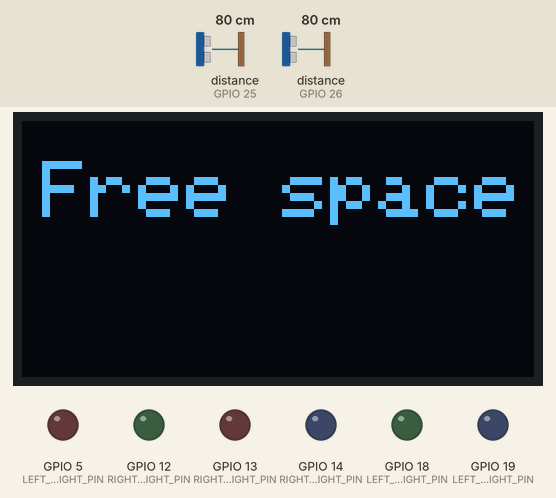
Recording of a sketch running on a simulated ESP32. Parts: 128×64 one-colour display, output pins drawn as LEDs (lit = HIGH). The test bench sets the inputs (shaded band); at power-on: distance to the obstacle (sensors on GPIO 25, GPIO 26) 80 cm. WiFi joins after 1.5 s; servers stay silent unless stated; uploads are accepted with an empty reply; what the sketch prints to the serial monitor is not drawn.

Above: at 1.6 s.
At 3.7 s:
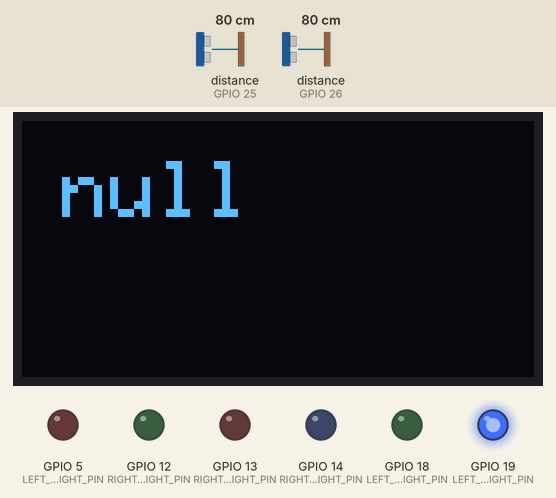
3.8 s: distance to the obstacle (sensor on GPIO 25) set to 10 cm
6.4 s: distance to the obstacle (sensor on GPIO 25) set to 7 cm
At 8.4 s:
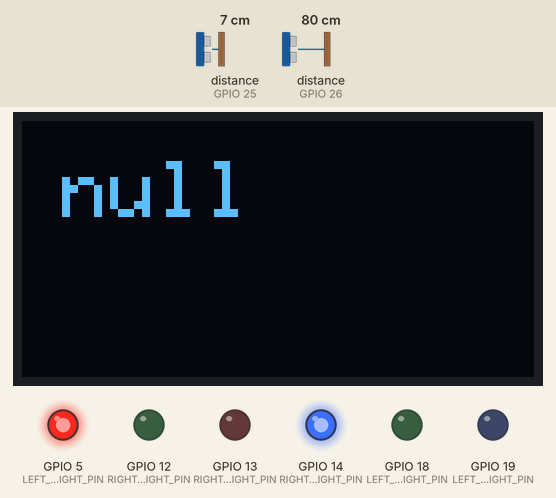
8.7 s: distance to the obstacle (sensor on GPIO 26) set to 10 cm
11.7 s: distance to the obstacle (sensor on GPIO 26) set to 7 cm
At 13.3 s:
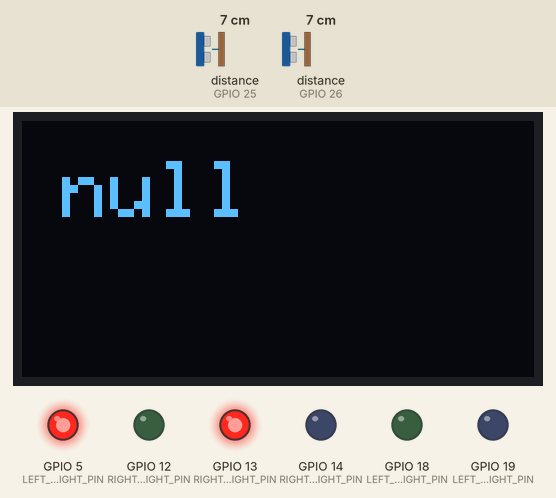
14.0 s: distance to the obstacle (sensor on GPIO 25) set to 9 cm
At 16.8 s:
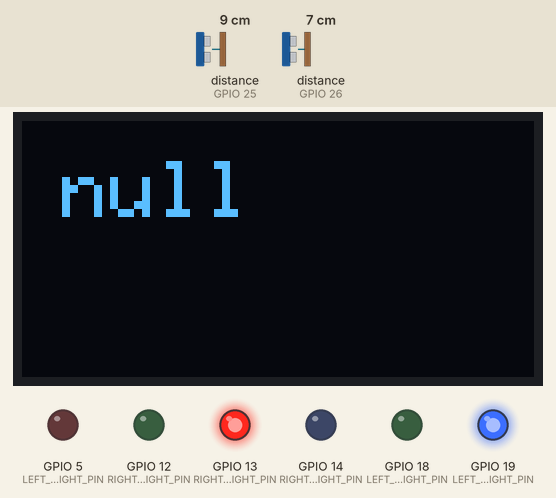
17.2 s: distance to the obstacle (sensor on GPIO 25) set to 2 cm
At 18.3 s:
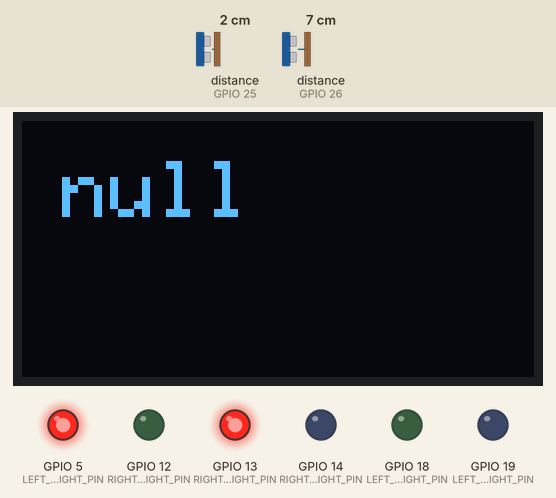
Timing chart, 0 to 20.2 s (numbered marks = the images above; inputs shaded):
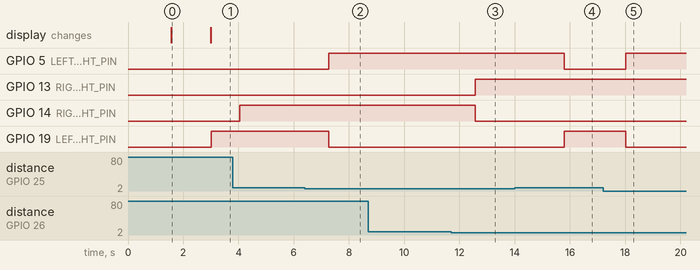

The sketch:

two_spots_esp32.ino
```cpp
#include <WiFi.h>
#include <Wire.h>
#include <Adafruit_GFX.h>
#include <Adafruit_SSD1306.h>
#include <HTTPClient.h>
#include <ArduinoJson.h>
#include <WebServer.h>
#include <Ultrasonic.h>

static String WEB_SERVER = "http://172.20.10.2:5000";

#define WIFI_SSID "iPhone de Gonçalo"
#define WIFI_PASSWORD "Naodoute"

// OLED DISPLAY ON LEFT SIDE
#define SCREEN_WIDTH 128 // OLED display width, in pixels
#define SCREEN_HEIGHT 64 // OLED display height, in pixels
//#define OLED_PIN 34
#define OLED_RESET -1

// LEFT SPOT
#define LEFT_RED_LIGHT_PIN 5
#define LEFT_GREEN_LIGHT_PIN 18
#define LEFT_BLUE_LIGHT_PIN 19
#define LEFT_ULTRASOUND 25
#define LEFT_SPOT_ID 0 // for scalability purposes

// RIGHT SPOT
#define RIGHT_RED_LIGHT_PIN 13
#define RIGHT_GREEN_LIGHT_PIN 12
#define RIGHT_BLUE_LIGHT_PIN 14
#define RIGHT_ULTRASOUND 26
#define RIGHT_SPOT_ID 1 // for scalability purposes

Adafruit_SSD1306 r_display(SCREEN_WIDTH, SCREEN_HEIGHT, &Wire, OLED_RESET);

unsigned long updateUserListMillis = 0;

int duration = 0; //ms
int distance = 0; //cm
int spot = 0;
String l_reservedTo = ""; //license plates
String r_reservedTo = "";
bool l_occupied = false;
bool r_occupied = false;

String jsonPayload;
int httpResponseCode = 0;

WebServer server(5000);
Ultrasonic ultrasonic_left(LEFT_ULTRASOUND);
Ultrasonic ultrasonic_right(RIGHT_ULTRASOUND);
void setup() {
  Serial.begin(9600);

  WiFi.begin(WIFI_SSID, WIFI_PASSWORD);
  Serial.print("Connecting to Wi-Fi");
  while(WiFi.status() != WL_CONNECTED) {
    Serial.print("."); delay(300);
  }

  Serial.println();
  Serial.print("Connected with IP: ");
  Serial.println(WiFi.localIP());

  pinMode(LEFT_RED_LIGHT_PIN, OUTPUT);
  pinMode(LEFT_GREEN_LIGHT_PIN, OUTPUT);
  pinMode(LEFT_BLUE_LIGHT_PIN, OUTPUT);


  pinMode(RIGHT_RED_LIGHT_PIN, OUTPUT);
  pinMode(RIGHT_GREEN_LIGHT_PIN, OUTPUT);
  pinMode(RIGHT_BLUE_LIGHT_PIN, OUTPUT);


  //pinMode(OLED_PIN, OUTPUT);
  if(!r_display.begin(SSD1306_SWITCHCAPVCC, 0x3C)) {
    Serial.println(F("SSD1306 allocation failed"));
    while(1);
  }
  r_display.clearDisplay();
  r_display.setTextSize(2);
  r_display.setTextColor(WHITE);
  r_display.setCursor(5, 10);
  r_display.println("Free space");
  r_display.display();

  server.on("/update", HTTP_POST, handleUpdate);
  server.begin();
  delay(1000);
}

void loop(){
  // REFRESH INFO EVERY 12 HOURS
  if (millis() - updateUserListMillis > 43200000 || updateUserListMillis == 0){
    updateUserListMillis = millis();

    jsonPayload = "{\"name\":\"parkingSpots/0\"}";
    httpGetReservesRequest(0, jsonPayload);

    jsonPayload = "{\"name\":\"parkingSpots/1\"}";
    httpGetReservesRequest(1, jsonPayload);
  }

  server.handleClient();

  SPOT(ultrasonic_left, LEFT_RED_LIGHT_PIN, LEFT_GREEN_LIGHT_PIN, LEFT_BLUE_LIGHT_PIN, LEFT_SPOT_ID, l_reservedTo, l_occupied);

  server.handleClient(); // To avoid too much time without checking
  delay(1000);

  SPOT(ultrasonic_right, RIGHT_RED_LIGHT_PIN, RIGHT_GREEN_LIGHT_PIN, RIGHT_BLUE_LIGHT_PIN, RIGHT_SPOT_ID, r_reservedTo, r_occupied);

  delay(1000);
}

void SPOT(Ultrasonic ultrasonic, int redPin, int greenPin, int bluePin, int id, String reservedTo, bool &isOccupied){

  //Se tiver reservado, dar print a reservedTo
  long rangeInCentimeters;
  rangeInCentimeters = ultrasonic.MeasureInCentimeters();
  Serial.println("Spot " + String(id) + ": " + String(rangeInCentimeters) + " centimeters");

  if (id == 1){ //For demo
    if (reservedTo != ""){
      r_display.clearDisplay();
      r_display.setTextSize(2);
      r_display.setTextColor(WHITE);
      r_display.setCursor(10,10);
      r_display.println(reservedTo);
      r_display.display();
    }
  }

  if (rangeInCentimeters >= 0 && rangeInCentimeters <= 8){
    if (!isOccupied){
      isOccupied = true;

      jsonPayload = "{\"name\":\"parkingSpots/" + String(id) + "/state\", \"value\": \"occupied\"}";
      httpSetRequest(jsonPayload);

      if (id == 1 && reservedTo == ""){ //For demo purposes
        r_display.clearDisplay();
        r_display.setTextSize(2);
        r_display.setTextColor(WHITE);
        r_display.setCursor(5,10);
        r_display.println("Occupied");
        r_display.display();
      }

    }
    analogWrite(redPin, 255);
    analogWrite(greenPin, 0);
    analogWrite(bluePin, 0);
  }
  else{
    if (isOccupied){
      isOccupied = false;

      if (reservedTo == ""){
        jsonPayload = "{\"name\":\"parkingSpots/" + String(id) + "/state\", \"value\": \"free\"}";
        httpSetRequest(jsonPayload);

        //Done this way for demo purposes
        if (id == 1){
          r_display.clearDisplay();
          r_display.setTextSize(2);
          r_display.setTextColor(WHITE);
          r_display.setCursor(5,10);
          r_display.println("Free space");
          r_display.display();
        }
      }
      else{
        jsonPayload = "{\"name\":\"parkingSpots/" + String(id) + "/state\", \"value\": \"reserved\"}";
        httpSetRequest(jsonPayload);
      }
    }

    if (reservedTo != ""){
      analogWrite(redPin, 0);
      analogWrite(greenPin, 0);
      analogWrite(bluePin, 255);
    }
    else{
      analogWrite(redPin, 0);
      analogWrite(greenPin, 255);
      analogWrite(bluePin, 0);
    }
  }
}

void handleUpdate() {
  String requestBody = server.arg("plain");
  Serial.println(requestBody);

  DynamicJsonDocument jsonDocument(requestBody.length());
  DeserializationError error = deserializeJson(jsonDocument, requestBody);

  if (error) {
    Serial.print("deserializeJson() failed: ");
    Serial.println(error.c_str());
    server.send(400); // Bad request
    return;
  }

  // Extract values from JSON data
  int spot = jsonDocument["spot"];
  String reservedTo = jsonDocument["reservedTo"];

  if (spot == LEFT_SPOT_ID){
    l_reservedTo = reservedTo;
  }
  else {
    r_reservedTo = reservedTo;
  }

  // Print the received values
  Serial.print("Received values - spot: ");
  Serial.print(spot);
  Serial.print(", reservedTo: ");
  Serial.println(reservedTo);

  server.send(200, "text/plain", "OK");
}

void httpSetRequest(String jsonPayload){
  if(WiFi.status()== WL_CONNECTED){
      HTTPClient http;

      String serverPath = WEB_SERVER + "/set";

      // Your Domain name with URL path or IP address with path
      http.begin(serverPath.c_str());

      http.addHeader("Content-Type", "application/json");

      // Allways POST to be able to send jsonPayload
      httpResponseCode = http.POST(jsonPayload);

      if (httpResponseCode>0) {
        Serial.print("HTTP Response code: ");
        Serial.println(httpResponseCode);
        httpResponseCode = 0;
      }
      else {
        Serial.print("Error code: ");
        Serial.println(httpResponseCode);
        httpResponseCode = 0;
      }
      // Free resources
      http.end();
  }
}

void httpGetReservesRequest(int spot, String jsonPayload){
  if(WiFi.status()== WL_CONNECTED){
    HTTPClient http;

    String serverPath = WEB_SERVER + "/get";
    Serial.println(serverPath);

    // Your Domain name with URL path or IP address with path
    http.begin(serverPath.c_str());

    http.addHeader("Content-Type", "application/json");

    // Allways POST to be able to send jsonPayload
    httpResponseCode = http.POST(jsonPayload);

    if (httpResponseCode > 0) {
      Serial.print("HTTP Response code: ");
      Serial.println(httpResponseCode);

      if (httpResponseCode < 300){
        String receivedString = http.getString();

        Serial.println(receivedString);
        DynamicJsonDocument doc( receivedString.length() );

        deserializeJson(doc, receivedString);
        JsonObject response = doc["response"].as<JsonObject>();

        if (spot == 0){
          l_reservedTo = response["reservedTo"].as<String>();;
          Serial.println("Spot 0 reserved to: " + l_reservedTo);
        }
        else if (spot == 1){
          r_reservedTo = response["reservedTo"].as<String>();;

          r_display.clearDisplay();
          r_display.setTextSize(2);
          r_display.setTextColor(WHITE);
          r_display.setCursor(10,10);
          r_display.println(r_reservedTo);
          r_display.display();

          Serial.println("Spot 1 reserved to: " + r_reservedTo);
        }

      }
    }
    // Free resources
    http.end();
  }

}
```

Measured:
- the behaviour switches between 9 and 8 cm on distance to the obstacle (sensor on GPIO 25) (found by bisection; images 1 and 2)
- the behaviour switches between 9 and 8 cm on distance to the obstacle (sensor on GPIO 26) (found by bisection; images 2 and 3)
- after the input at 6.4 s, GPIO 5 (LEFT_RED_LIGHT_PIN): LOW → HIGH after 0.87 s; GPIO 19 (LEFT_BLUE_LIGHT_PIN): HIGH → LOW after 0.87 s
- after the input at 8.7 s, every drawn part: stays the same
- after the input at 11.7 s, GPIO 13 (RIGHT_RED_LIGHT_PIN): LOW → HIGH after 0.86 s; GPIO 14 (RIGHT_BLUE_LIGHT_PIN): HIGH → LOW after 0.86 s
- after the input at 14.0 s, GPIO 5 (LEFT_RED_LIGHT_PIN): HIGH → LOW after 1.8 s; GPIO 19 (LEFT_BLUE_LIGHT_PIN): LOW → HIGH after 1.8 s
- after the input at 17.2 s, GPIO 5 (LEFT_RED_LIGHT_PIN): LOW → HIGH after 0.82 s; GPIO 19 (LEFT_BLUE_LIGHT_PIN): HIGH → LOW after 0.82 s
- what the display in image 0 shows lasts 1.4 s, from 1.6 s to 3.0 s
